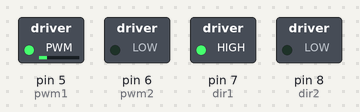
The sketch below on a simulated Arduino Uno, built with avr-gcc and run on an emulated ATmega328P. Parts: switched loads named in the sketch (green lamp = pin HIGH).

Above: at 0.1 s.
At 4.1 s:
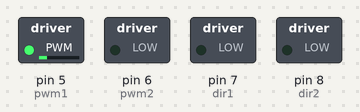
At 9.1 s:
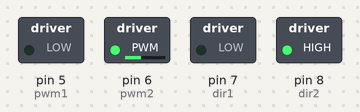
At 19.1 s:
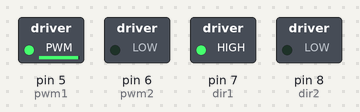
At 29.1 s:
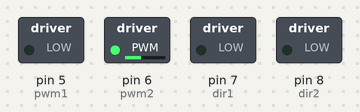
At 39.1 s:
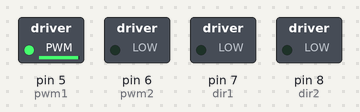
Timing chart, 0 to 40.0 s (numbered marks = the images above):
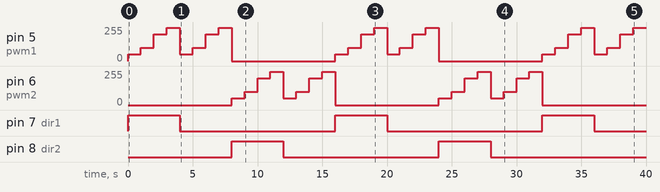

The sketch:

DC_Motor_Test.ino
```cpp
/* PiBot Test Programme for DC Motor
   Patrick Brinson 05/05/2014 */


int dir1 = 7;
int dir2 = 8;
int pwm1 = 5;
int pwm2 = 6;


void setup() {

  pinMode(dir1, OUTPUT);
  pinMode(dir2, OUTPUT);
  pinMode(pwm1, OUTPUT);
  pinMode(pwm2, OUTPUT);
}


void loop() {
  /****************MOTOR 1 TEST ***************************/
  digitalWrite(dir1, HIGH);
  analogWrite(pwm1, 50);
  delay(1000);
  analogWrite(pwm1, 100);
  delay(1000);
  analogWrite(pwm1, 200);
  delay(1000);
  analogWrite(pwm1, 250);
  delay(1000);

  digitalWrite(dir1, LOW);
  analogWrite(pwm1, 50);
  delay(1000);
  analogWrite(pwm1, 100);
  delay(1000);
  analogWrite(pwm1, 200);
  delay(1000);
  analogWrite(pwm1, 250);
  delay(1000);


analogWrite(pwm1, 0);
 /****************MOTOR 2 TEST ***************************/

  digitalWrite(dir2, HIGH);
  analogWrite(pwm2, 50);
  delay(1000);
  analogWrite(pwm2, 100);
  delay(1000);
  analogWrite(pwm2, 200);
  delay(1000);
  analogWrite(pwm2, 250);
  delay(1000);

  digitalWrite(dir2, LOW);
  analogWrite(pwm2, 50);
  delay(1000);
  analogWrite(pwm2, 100);
  delay(1000);
  analogWrite(pwm2, 200);
  delay(1000);
  analogWrite(pwm2, 250);
  delay(1000);

analogWrite(pwm2, 0);


}
```

Measured:
- by itself, pin 6 (pwm2): 0/255 → 50/255 at 8.0 s, → 100/255 1.0 s later, → 200/255 1.0 s later, → 250/255 1.0 s later, … (18 changes in this stretch)
- by itself, pin 7 (dir1), pin 8 (dir2): alternates HIGH for 4.0 s and LOW for 12.0 s
- by itself, pin 5 (pwm1): repeats every 16.0 s: 100/255 1.0 s, 200/255 1.0 s, 250/255 1.0 s, 50/255 1.0 s, 100/255 1.0 s, 200/255 1.0 s, 250/255 1.0 s, 0/255 8.0 s, 50/255 1.0 s
